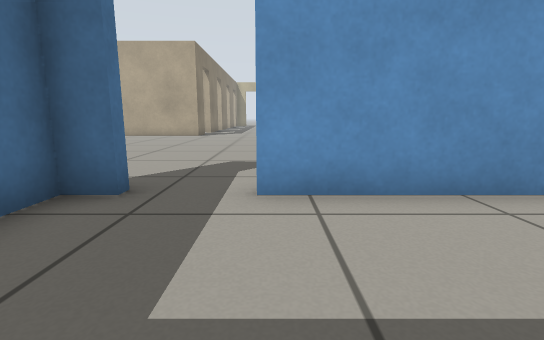
View 1 (above)

23 first-person views from a walk through a world built for the Gazebo simulator. The camera is 0.5 m above the floor, tilts 10° down and sees 85° across. The floor is counted in squares, 0.5 m on a side. Each view is taken from the middle of a square. On the plan, view 1 faces up. The plan holds only what a view shows up to about 12 squares ahead; the rest is blank.

View 2
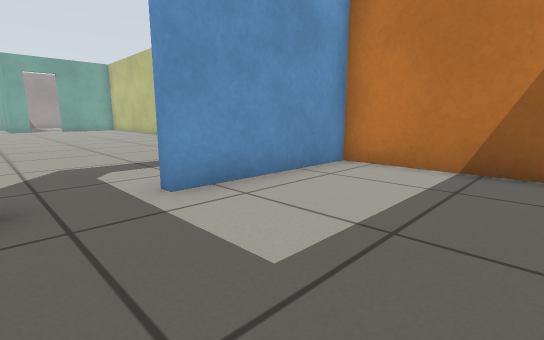

View 3
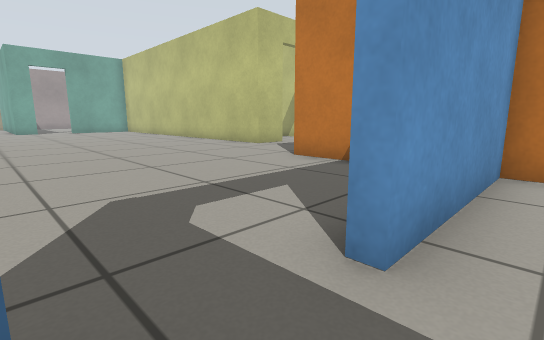

View 4
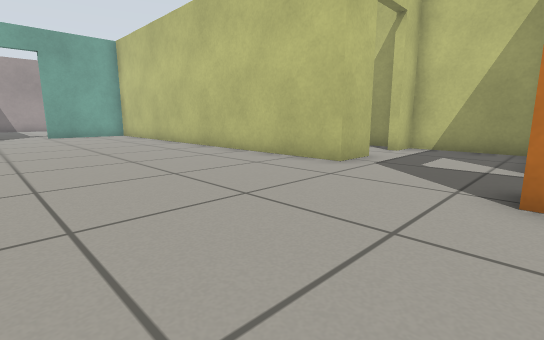

View 5
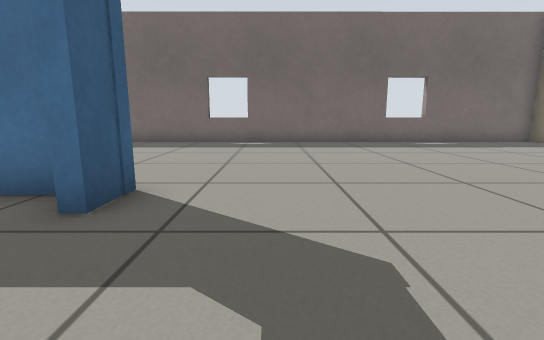

View 6
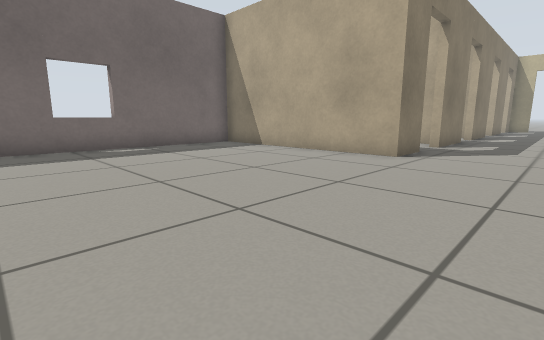

View 7
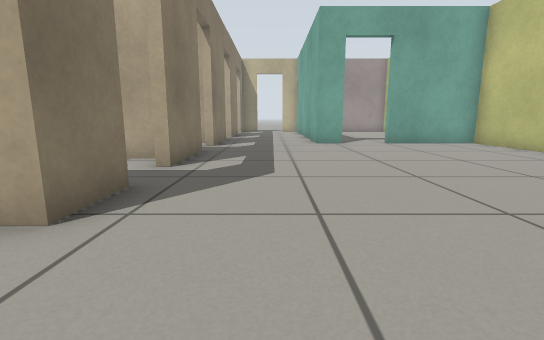

View 8
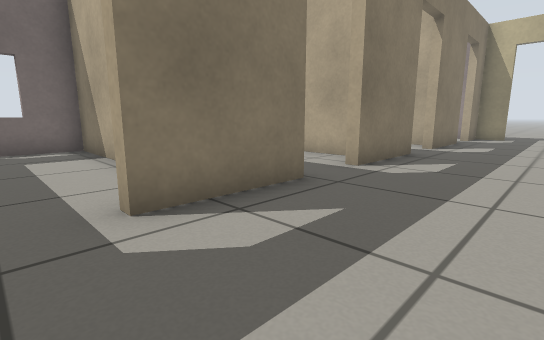

View 9
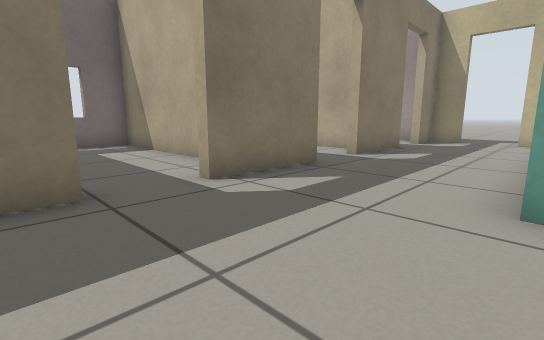

View 10
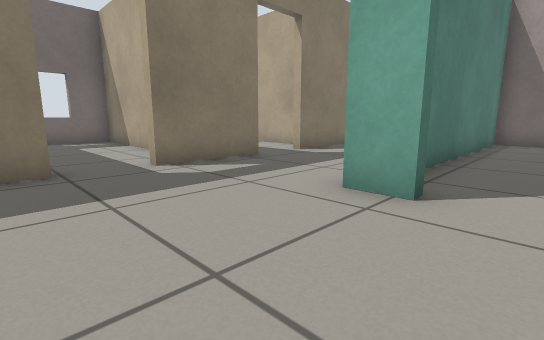

View 11
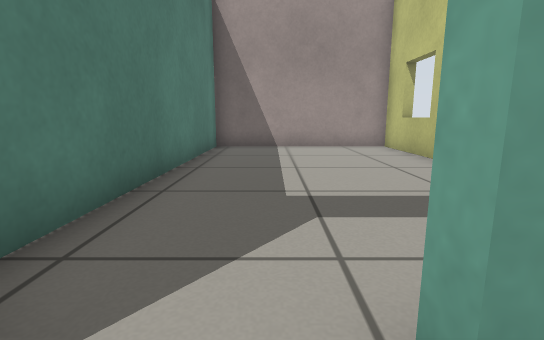

View 12
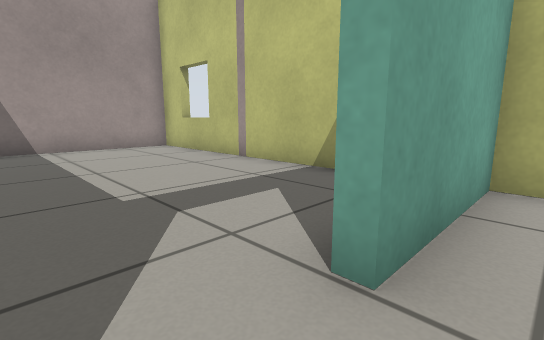

View 13
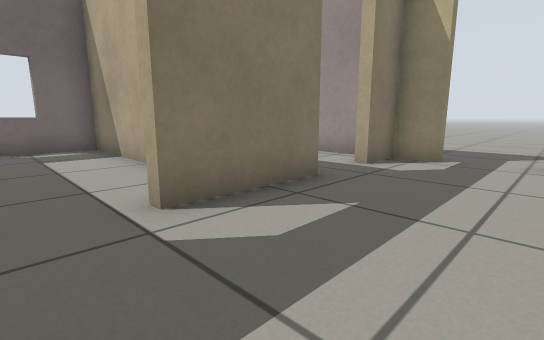

View 14
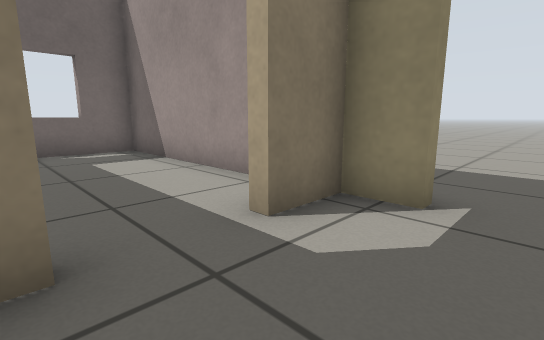

View 15
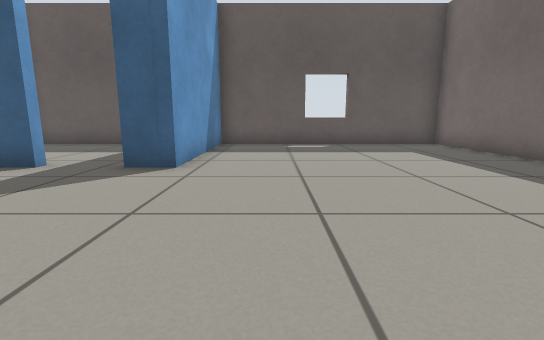

View 16
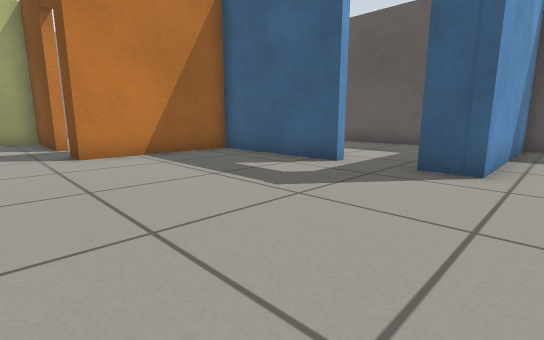

View 17
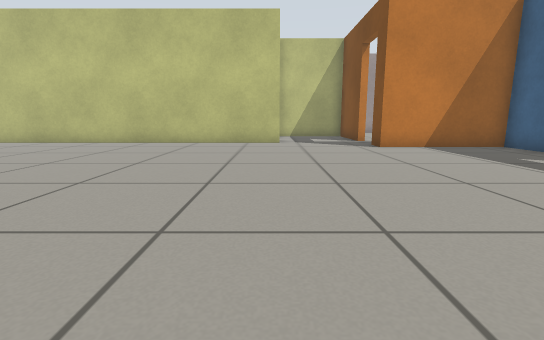

View 18
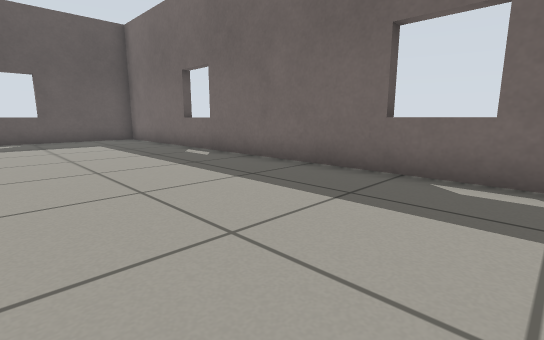

View 19
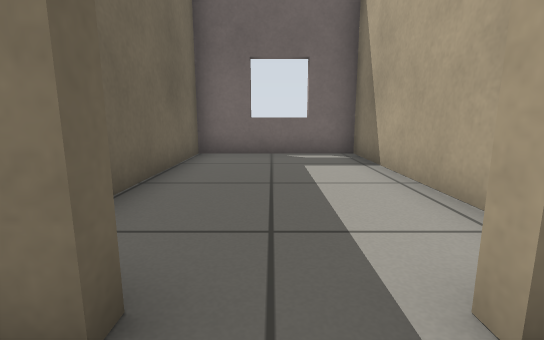

View 20
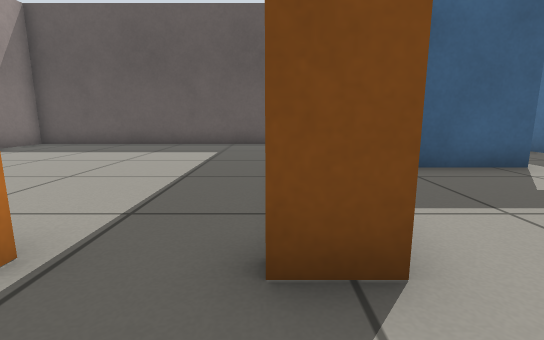

View 21
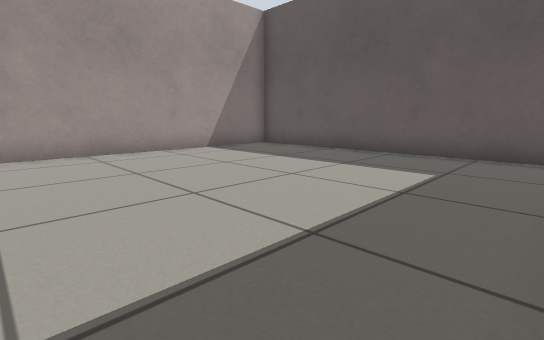

View 22
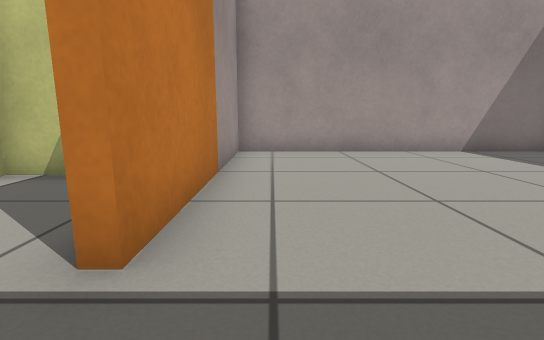

View 23
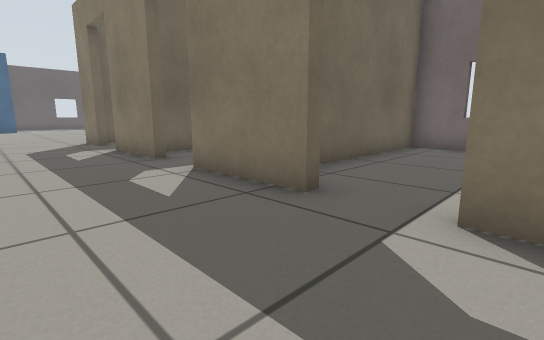

### Floor plan
Points are (right, up) in squares from view 1. A wall is a line through its corners. A room is listed if a view was taken in it or the views show most of it. See-through windows are left out.
Room 1 (views 1, 2, 3)
walls: (-1.9, 3.8) (-2.8, 3.8) (-2.8, 1); (-0.3, -1.4) (3.7, -1.4); (4.2, 0.1) (4.2, 3.8) (-0.2, 3.8)
ways out: open door at (-1.5, 4) to room 2
Room 2 (views 4, 5, 6, 7, 8, 9, 10, 11, 12, 13, 14, 15, 16, 17, 18, 19, 20, 23)
walls: (-4.1, 18.2) (-4.1, 16.6) (-11.3, 16.6) (-11.3, -1.4) (-3.1, -1.4) (-3.1, 4.1) (-1.9, 4.1); (-4.1, 22.8) (-4.1, 20); (7.4, 11.7) (6, 11.7) (6, 25.7) (2.5, 25.7); (-0.2, 4.1) (4.2, 4.1) (4.2, 8.3) (5.1, 8.3); (6.8, 8.3) (10.2, 8.3) (10.2, 11.7) (9.1, 11.7); (0.7, 25.7) (-0.2, 25.7) (-0.2, 26.5); (-4.1, 27.6) (-4.1, 24.6); (-4.1, 32.3) (-4.1, 29.4); (-3, 35.4) (-4.1, 35.4) (-4.1, 34)
ways out: open door at (-1.5, 4) to room 1; open door at (5.5, 8) to room 3; open door at (1.5, 26) to room 4; open door at (-4, 28.5) to room 5; open door at (-4, 19.5) to room 6; open door at (-4, 33.5) to room 7; open door at (-4, 23.5) to room 8; open door at (-2.3, 35.7); open door at (8.5, 12)
Room 3 (views 21, 22)
walls: (5.1, -1.4) (13.8, -1.4) (13.8, 8) (6.8, 8)
ways out: open door at (5.5, 8) to room 2
Room 4 (no view inside)
walls: (6, 28.1) (6, 35.4) (0.1, 35.4) (0.1, 27)
ways out: open door at (1.5, 26) to room 2
Room 5 (no view inside)
walls: (-4.8, 30.7) (-11.3, 30.7) (-11.3, 26.3) (-6.1, 26.3)
ways out: open door at (-4, 28.5) to room 2
Room 6 (no view inside)
walls: (-4.7, 21.3) (-11.3, 21.3) (-11.3, 16.9) (-6.6, 16.9)
ways out: open door at (-4, 19.5) to room 2
Room 7 (no view inside)
walls: (-5.1, 35.4) (-11.3, 35.4) (-11.3, 33)
ways out: open door at (-4, 33.5) to room 2
Room 8 (no view inside)
walls: (-5.9, 21.6) (-4.9, 21.6); (-4.6, 26) (-11.3, 26) (-11.3, 23.8)
ways out: open door at (-4, 23.5) to room 2

Positions as (right, up) in squares from view 1, and headings:
1: (0, 0), facing up
2: (-2, 0), facing up-right
3: (-2, 3), facing up-right
4: (0, 8), facing up-right
5: (1, 6), facing left
6: (-1, 9), facing up-left
7: (-2, 14), facing up
8: (-1, 19), facing up-left
9: (0, 22), facing up-left
10: (2, 22), facing up-left
11: (2, 25), facing up
12: (1, 25), facing up-right
13: (-1, 28), facing up-left
14: (-2, 32), facing up-left
15: (-5, 10), facing down
16: (-4, 10), facing down-right
17: (-6, 12), facing right
18: (-6, 13), facing down-left
19: (-3, 19), facing left
20: (5, 10), facing down
21: (5, 7), facing down-right
22: (5, 7), facing right
23: (-1, 30), facing down-left
